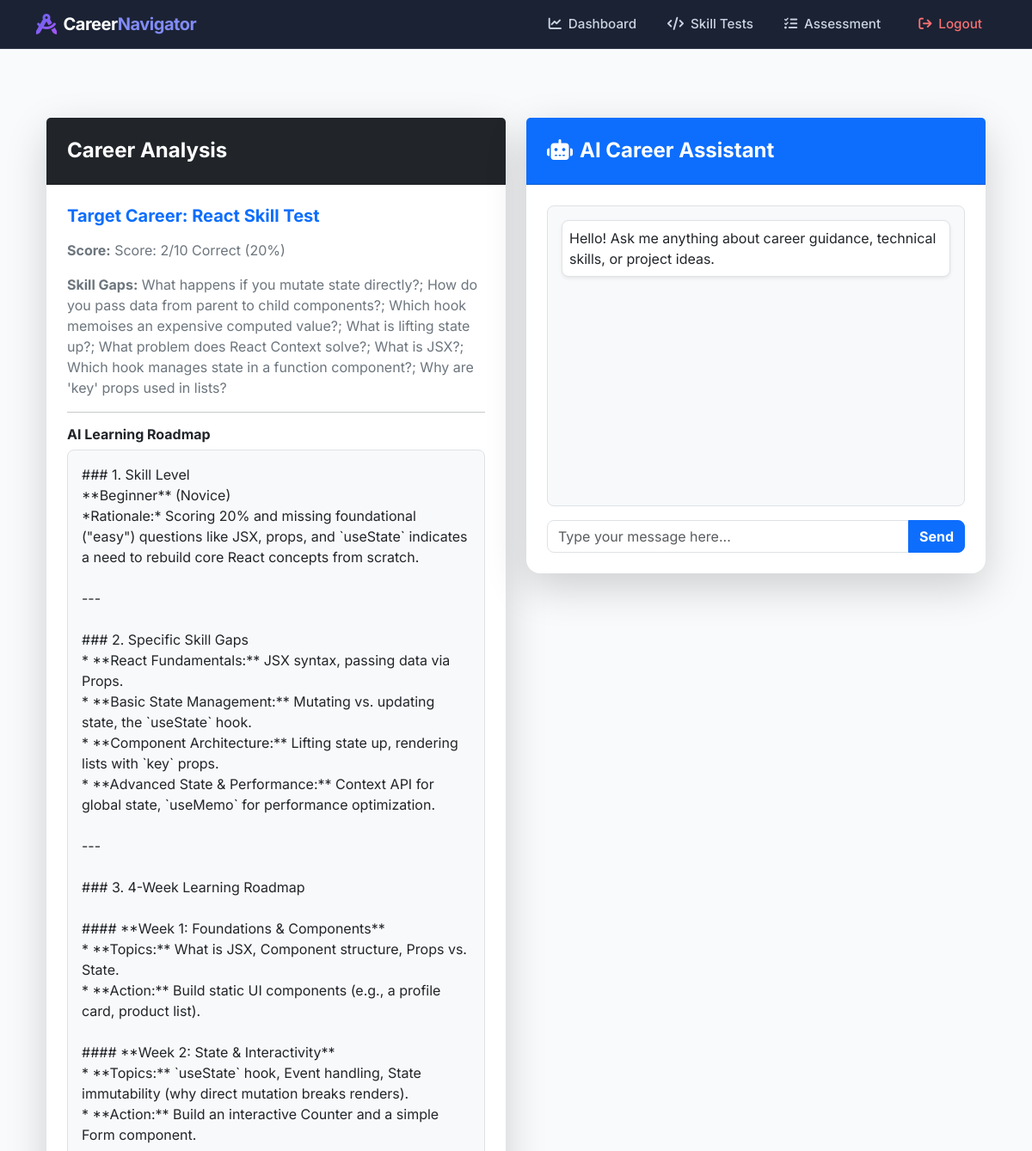
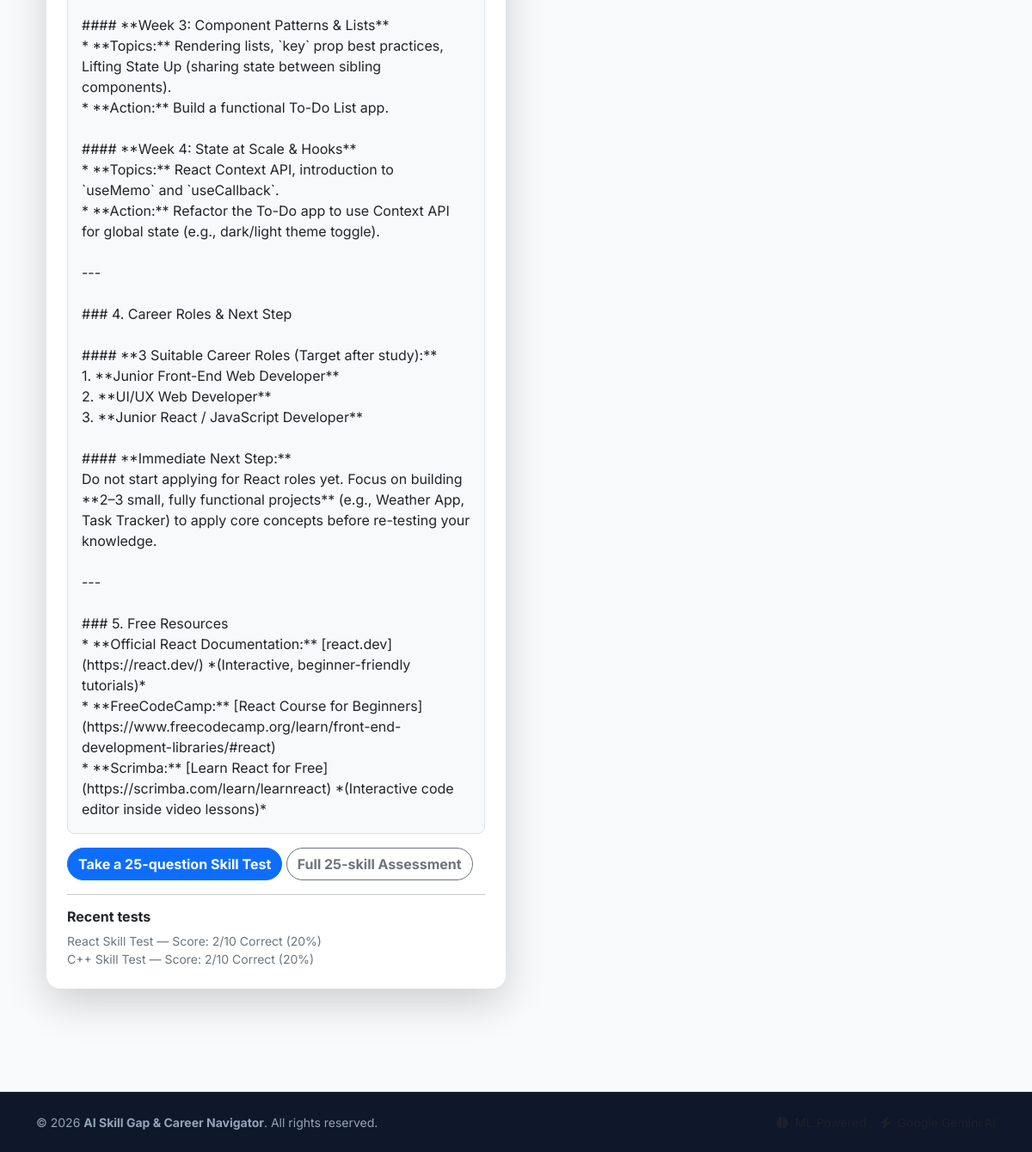
The page /dashboard (signed in) on the database its author committed (2 pictures, top to bottom).
### app.py (models this page shows)
class Assessment(db.Model):
    id = db.Column(db.Integer, primary_key=True)
    user_id = db.Column(db.Integer, db.ForeignKey('user.id'), nullable=False)
    predicted_career = db.Column(db.String(100), nullable=False)
    skill_gaps = db.Column(db.String(500), nullable=False)
    score_summary = db.Column(db.String(500), nullable=True)
    roadmap = db.Column(db.Text, nullable=True)

### app.py (the view)
@app.route('/dashboard')
@login_required
def dashboard():
    q = Assessment.query.filter_by(user_id=current_user.id).order_by(Assessment.id.desc())
    return render_template('dashboard.html', assessment=q.first(), history=q.limit(8).all())

### app.py (called while the page is built)
@login_manager.user_loader
def load_user(uid):
    return db.session.get(User, int(uid))

### templates/dashboard.html (shortened to what this page needs)
{% extends "base.html" %}
{% block content %}
<div class="container py-5">
    <div class="row g-4">
        <div class="col-lg-6">
            <div class="card border-0 shadow-lg rounded-4 mb-4">
                <div class="card-header bg-dark text-white p-4">
                    <h4 class="fw-bold mb-0">Career Analysis</h4>
                </div>
                <div class="card-body p-4">
                    {% if assessment %}
                        <h5 class="fw-bold text-primary mb-3">Target Career: {{ assessment.predicted_career }}</h5>
                        <p class="text-secondary"><strong>Score:</strong> {{ assessment.score_summary }}</p>
                        <p class="text-secondary"><strong>Skill Gaps:</strong> {{ assessment.skill_gaps }}</p>
                        <hr>
                        <h6 class="fw-bold">AI Learning Roadmap</h6>
                        <div class="p-3 bg-light rounded-3 border" style="white-space: pre-wrap; font-family: inherit;">{{ assessment.roadmap }}</div>
                        <a href="{{ url_for('skills') }}" class="btn btn-primary rounded-pill fw-bold mt-3">Take a 25-question Skill Test</a>
                        <a href="{{ url_for('assessment') }}" class="btn btn-outline-secondary rounded-pill fw-bold mt-3">Full 25-skill Assessment</a>
                        {% if history|length > 1 %}<hr><h6 class="fw-bold">Recent tests</h6>
                        {% for h in history %}<div class="small text-secondary">{{ h.predicted_career }} — {{ h.score_summary }}</div>{% endfor %}{% endif %}
                    {% else %}
                        <p class="text-secondary mb-3">No assessment completed yet.</p>
                        <a href="{{ url_for('skills') }}" class="btn btn-primary rounded-pill fw-bold">Take a Skill Test</a>
                    {% endif %}
                </div>
            </div>
        </div>
        <div class="col-lg-6">
            <div class="card border-0 shadow-lg rounded-4">
                <div class="card-header bg-primary text-white p-4 d-flex align-items-center">
                    <h4 class="fw-bold mb-0"><i class="fa-solid fa-robot me-2"></i>AI Career Assistant</h4>
                </div>
                <div class="card-body p-4">
                    <div id="chat-box" class="border rounded-3 p-3 mb-3" style="height: 350px; overflow-y: auto; background-color: #f8f9fa;">
                        <div class="mb-2 text-start">
                            <span class="d-inline-block p-2 rounded-3 bg-white border text-dark shadow-sm">
                                Hello! Ask me anything about career guidance, technical skills, or project ideas.
                            </span>
                        </div>
                    </div>
                    <div class="input-group">
                        <input type="text" id="chat-input" class="form-control rounded-start-3" placeholder="Type your message here...">
                        <button class="btn btn-primary rounded-end-3 fw-bold" id="send-btn" type="button">Send</button>
                    </div>
                </div>
            </div>
        </div>
    </div>
</div>
{% endblock %}

### templates/base.html (shortened to what this page needs)
<!DOCTYPE html>
<html lang="en">
<head>
    <link href="https://cdn.jsdelivr.net/npm/bootstrap@5.3.2/dist/css/bootstrap.min.css" rel="stylesheet">
    <link rel="stylesheet" href="https://cdnjs.cloudflare.com/ajax/libs/font-awesome/6.4.2/css/all.min.css">
</head>
<body>
    <nav class="navbar navbar-expand-lg navbar-dark navbar-custom sticky-top">
        <div class="container">
            <a class="navbar-brand d-flex align-items-center gap-2" href="{{ url_for('index') }}">
                <i class="fa-solid fa-compass-drafting brand-icon fs-4"></i>
                <span>Career<span class="text-indigo-400" style="color: #818cf8;">Navigator</span></span>
            </a>
            <div class="collapse navbar-collapse" id="navbarNav">
                <ul class="navbar-nav ms-auto align-items-lg-center gap-1 mt-2 mt-lg-0">
                    {% if current_user.is_authenticated %}
                        <li class="nav-item">
                            <a class="nav-link d-flex align-items-center gap-2" href="{{ url_for('dashboard') }}">
                                <i class="fa-solid fa-chart-line"></i> Dashboard
                            </a>
                        </li>
                        <li class="nav-item">
                            <a class="nav-link d-flex align-items-center gap-2" href="{{ url_for('skills') }}"><i class="fa-solid fa-code"></i> Skill Tests</a>
                        </li>
                        <li class="nav-item">
                            <a class="nav-link d-flex align-items-center gap-2" href="{{ url_for('assessment') }}">
                                <i class="fa-solid fa-list-check"></i> Assessment
                            </a>
                        </li>
                        <li class="nav-item ms-lg-2">
                            <a class="nav-link btn-logout d-flex align-items-center gap-2" href="{{ url_for('logout') }}">
                                <i class="fa-solid fa-arrow-right-from-bracket"></i> Logout
                            </a>
                        </li>
                    {% endif %}
                </ul>
            </div>
        </div>
    </nav>
    <main class="main-wrapper">
        <div class="container">
            {% block content %}{% endblock %}
        </div>
    </main>
    <footer class="py-4 mt-auto">
        <div class="container text-center text-md-between d-flex flex-column flex-md-row justify-content-between align-items-center gap-2">
            <div>
                &copy; 2026 <strong>AI Skill Gap & Career Navigator</strong>. All rights reserved.
            </div>
            <div class="d-flex gap-3">
                <span class="text-muted"><i class="fa-solid fa-brain me-1"></i> ML Powered</span>
                <span class="text-muted"><i class="fa-solid fa-bolt me-1"></i> Google Gemini AI</span>
            </div>
        </div>
    </footer>
</body>
</html>

### templates/base.html (style rules this page uses)
:root { --primary-color: #4f46e5; --primary-hover: #4338ca; --bg-color: #f8fafc; --card-bg: #ffffff; --text-main: #0f172a; --text-muted: #64748b; }
body { font-family: 'Inter', sans-serif; background-color: var(--bg-color); color: var(--text-main); min-height: 100vh; display: flex; flex-direction: column; }
.navbar-custom { background: rgba(15, 23, 42, 0.95); backdrop-filter: blur(10px); border-bottom: 1px solid rgba(255, 255, 255, 0.1); }
.navbar-brand { font-weight: 700; letter-spacing: -0.5px; font-size: 1.25rem; }
.brand-icon { background: linear-gradient(135deg, #6366f1, #a855f7); -webkit-background-clip: text; -webkit-text-fill-color: transparent; }
.nav-link { font-weight: 500; font-size: 0.95rem; color: #cbd5e1 !important; transition: all 0.2s ease-in-out; padding: 0.5rem 1rem !important; border-radius: 6px; }
.btn-logout { color: #f87171 !important; }
.main-wrapper { flex: 1; padding-top: 2rem; padding-bottom: 3rem; }
.card { border: 1px solid #e2e8f0; border-radius: 12px; box-shadow: 0 4px 6px -1px rgba(0, 0, 0, 0.05), 0 2px 4px -1px rgba(0, 0, 0, 0.03); transition: transform 0.2s ease, box-shadow 0.2s ease; }
footer { background: #0f172a; color: #94a3b8; font-size: 0.875rem; border-top: 1px solid rgba(255, 255, 255, 0.05); }

### rows shown on the page
Assessment: predicted_career "React Skill Test", score_summary "Score: 2/10 Correct (20%)", skill_gaps "What happens if you mutate state directly?; How do you pass data from parent to child components?; Which hook memoises an expensive computed value?; What is lifting state up?; What problem does React Context solve?; What is JSX?; Which hook manages state in a function component?; Why are 'key' props used in lists?", roadmap "### 1. Skill Level **Beginner** (Novice) *Rationale:* Scoring 20% and missing foundational (\"easy\") questions like JSX, props, and `useState` indicates a need to rebuild core React concepts from scratch. --- ### 2. Specific Skill Gaps * **React Fundamentals:** JSX syntax, passing data via Props. * **Basic State Management:** Mutating vs. updating state, the `useState` hook. * **Component Architecture:** Lifting state up, rendering lists with `key` props. * **Advanced State & Performance:** Context API for global state, `useMemo` for performance optimization. --- ### 3. 4-Week Learning Roadmap #### **Week 1: Foundations & Components** * **Topics:** What is JSX, Component structure, Props vs.…"
Assessment: predicted_career "C++ Skill Test", score_summary "Score: 2/10 Correct (20%)"
